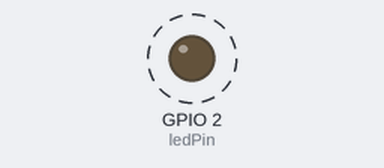
This sketch was run on a simulated ESP32. Shown: output pins drawn as LEDs (lit = HIGH). Dashed ring = blinking.

Above: at 0.2 s.
Timing chart, 0 to 3.0 s (numbered marks = the images above):
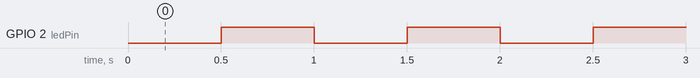

The sketch:

ex02.ino
```cpp
// 定义LED引脚，ESP32通常板载LED连接在GPIO 2
const int ledPin = 2;

// 用于记录上次LED翻转的时刻（单位：毫秒）
unsigned long previousMillis = 0;
// 定义翻转周期：500ms（对应1Hz）
const unsigned long interval = 500;

// LED当前状态
bool ledState = LOW;

void setup() {
  // 初始化串口通信，设置波特率为115200
  Serial.begin(115200);
  // 将LED引脚设置为输出模式
  pinMode(ledPin, OUTPUT);
  // 初始状态为熄灭（可选）
  digitalWrite(ledPin, ledState);
}

void loop() {
  // 获取当前运行毫秒数
  unsigned long currentMillis = millis();

  // 判断是否到达翻转时刻
  if (currentMillis - previousMillis >= interval) {
    // 保存本次翻转的时刻，供下次比较
    previousMillis = currentMillis;

    // 翻转LED状态
    ledState = !ledState;
    digitalWrite(ledPin, ledState);

    // （可选）在串口监视器打印状态，方便观察
    // Serial.println(ledState ? "ON" : "OFF");
  }

  // 这里可以放心添加其他非阻塞任务，它们会照常执行
}
```

Measured:
- by itself, GPIO 2 (ledPin): alternates HIGH for 0.50 s and LOW for 0.50 s
